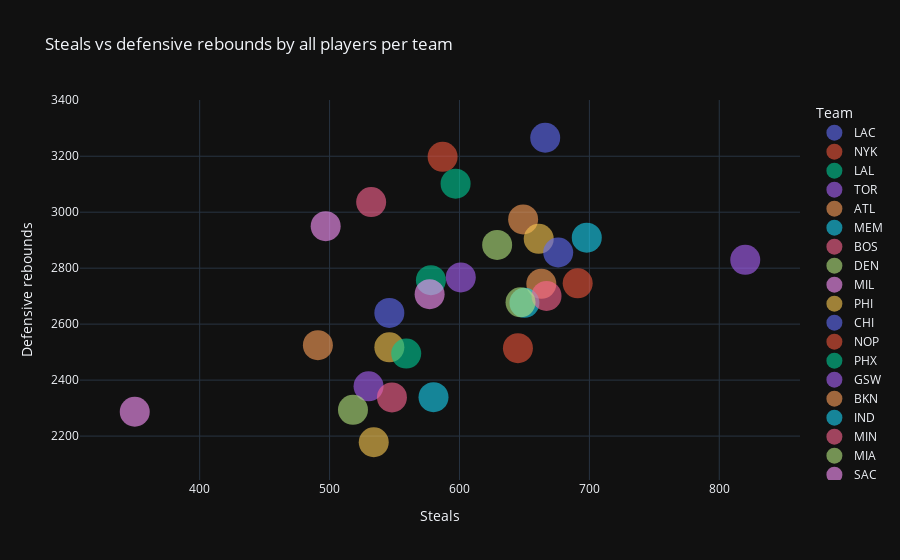

This figure's notebook cell:
### Markdown cell above
### Quais times mais tiveram roubos de bola e quais tiveram mais rebotes defensivos (em dispersão)

### Code cell
px.scatter(
    data_frame=df_times,
    x="STL",
    y="DREB",
    color="Team",
    template="plotly_dark",
    opacity=0.6,
    hover_data="Team",
    title="Steals vs defensive rebounds by all players per team",
).update_traces(marker_size=30).update_layout(
    xaxis_title="Steals", yaxis_title="Defensive rebounds"
)

### Figure 1 — Plotly figure (JSON) as saved in the notebook; plotly's stock layout.template omitted (floating-point values rounded to 4 significant figures)
{"data": [{"customdata": [["LAC"]], "hovertemplate": "Team=%{customdata[0]}<br>STL=%{x}<br>DREB=%{y}<extra></extra>", "legendgroup": "LAC", "marker": {"color": "#636efa", "opacity": 0.6, "size": 30, "symbol": "circle"}, "mode": "markers", "name": "LAC", "orientation": "v", "showlegend": true, "type": "scatter", "x": [666], "xaxis": "x", "y": [3266], "yaxis": "y"}, {"customdata": [["NYK"]], "hovertemplate": "Team=%{customdata[0]}<br>STL=%{x}<br>DREB=%{y}<extra></extra>", "legendgroup": "NYK", "marker": {"color": "#EF553B", "opacity": 0.6, "size": 30, "symbol": "circle"}, "mode": "markers", "name": "NYK", "orientation": "v", "showlegend": true, "type": "scatter", "x": [587], "xaxis": "x", "y": [3198], "yaxis": "y"}, {"customdata": [["LAL"]], "hovertemplate": "Team=%{customdata[0]}<br>STL=%{x}<br>DREB=%{y}<extra></extra>", "legendgroup": "LAL", "marker": {"color": "#00cc96", "opacity": 0.6, "size": 30, "symbol": "circle"}, "mode": "markers", "name": "LAL", "orientation": "v", "showlegend": true, "type": "scatter", "x": [597], "xaxis": "x", "y": [3102], "yaxis": "y"}, {"customdata": [["TOR"]], "hovertemplate": "Team=%{customdata[0]}<br>STL=%{x}<br>DREB=%{y}<extra></extra>", "legendgroup": "TOR", "marker": {"color": "#ab63fa", "opacity": 0.6, "size": 30, "symbol": "circle"}, "mode": "markers", "name": "TOR", "orientation": "v", "showlegend": true, "type": "scatter", "x": [820], "xaxis": "x", "y": [2830], "yaxis": "y"}, {"customdata": [["ATL"]], "hovertemplate": "Team=%{customdata[0]}<br>STL=%{x}<br>DREB=%{y}<extra></extra>", "legendgroup": "ATL", "marker": {"color": "#FFA15A", "opacity": 0.6, "size": 30, "symbol": "circle"}, "mode": "markers", "name": "ATL", "orientation": "v", "showlegend": true, "type": "scatter", "x": [649], "xaxis": "x", "y": [2974], "yaxis": "y"}, {"customdata": [["MEM"]], "hovertemplate": "Team=%{customdata[0]}<br>STL=%{x}<br>DREB=%{y}<extra></extra>", "legendgroup": "MEM", "marker": {"color": "#19d3f3", "opacity": 0.6, "size": 30, "symbol": "circle"}, "mode": "markers", "name": "MEM", "orientation": "v", "showlegend": true, "type": "scatter", "x": [698], "xaxis": "x", "y": [2909], "yaxis": "y"}, {"customdata": [["BOS"]], "hovertemplate": "Team=%{customdata[0]}<br>STL=%{x}<br>DREB=%{y}<extra></extra>", "legendgroup": "BOS", "marker": {"color": "#FF6692", "opacity": 0.6, "size": 30, "symbol": "circle"}, "mode": "markers", "name": "BOS", "orientation": "v", "showlegend": true, "type": "scatter", "x": [532], "xaxis": "x", "y": [3036], "yaxis": "y"}, {"customdata": [["DEN"]], "hovertemplate": "Team=%{customdata[0]}<br>STL=%{x}<br>DREB=%{y}<extra></extra>", "legendgroup": "DEN", "marker": {"color": "#B6E880", "opacity": 0.6, "size": 30, "symbol": "circle"}, "mode": "markers", "name": "DEN", "orientation": "v", "showlegend": true, "type": "scatter", "x": [629], "xaxis": "x", "y": [2883], "yaxis": "y"}, {"customdata": [["MIL"]], "hovertemplate": "Team=%{customdata[0]}<br>STL=%{x}<br>DREB=%{y}<extra></extra>", "legendgroup": "MIL", "marker": {"color": "#FF97FF", "opacity": 0.6, "size": 30, "symbol": "circle"}, "mode": "markers", "name": "MIL", "orientation": "v", "showlegend": true, "type": "scatter", "x": [497], "xaxis": "x", "y": [2950], "yaxis": "y"}, {"customdata": [["PHI"]], "hovertemplate": "Team=%{customdata[0]}<br>STL=%{x}<br>DREB=%{y}<extra></extra>", "legendgroup": "PHI", "marker": {"color": "#FECB52", "opacity": 0.6, "size": 30, "symbol": "circle"}, "mode": "markers", "name": "PHI", "orientation": "v", "showlegend": true, "type": "scatter", "x": [661], "xaxis": "x", "y": [2905], "yaxis": "y"}, {"customdata": [["CHI"]], "hovertemplate": "Team=%{customdata[0]}<br>STL=%{x}<br>DREB=%{y}<extra></extra>", "legendgroup": "CHI", "marker": {"color": "#636efa", "opacity": 0.6, "size": 30, "symbol": "circle"}, "mode": "markers", "name": "CHI", "orientation": "v", "showlegend": true, "type": "scatter", "x": [676], "xaxis": "x", "y": [2856], "yaxis": "y"}, {"customdata": [["NOP"]], "hovertemplate": "Team=%{customdata[0]}<br>STL=%{x}<br>DREB=%{y}<extra></extra>", "legendgroup": "NOP", "marker": {"color": "#EF553B", "opacity": 0.6, "size": 30, "symbol": "circle"}, "mode": "markers", "name": "NOP", "orientation": "v", "showlegend": true, "type": "scatter", "x": [691], "xaxis": "x", "y": [2746], "yaxis": "y"}, {"customdata": [["PHX"]], "hovertemplate": "Team=%{customdata[0]}<br>STL=%{x}<br>DREB=%{y}<extra></extra>", "legendgroup": "PHX", "marker": {"color": "#00cc96", "opacity": 0.6, "size": 30, "symbol": "circle"}, "mode": "markers", "name": "PHX", "orientation": "v", "showlegend": true, "type": "scatter", "x": [578], "xaxis": "x", "y": [2757], "yaxis": "y"}, {"customdata": [["GSW"]], "hovertemplate": "Team=%{customdata[0]}<br>STL=%{x}<br>DREB=%{y}<extra></extra>", "legendgroup": "GSW", "marker": {"color": "#ab63fa", "opacity": 0.6, "size": 30, "symbol": "circle"}, "mode": "markers", "name": "GSW", "orientation": "v", "showlegend": true, "type": "scatter", "x": [601], "xaxis": "x", "y": [2767], "yaxis": "y"}, {"customdata": [["BKN"]], "hovertemplate": "Team=%{customdata[0]}<br>STL=%{x}<br>DREB=%{y}<extra></extra>", "legendgroup": "BKN", "marker": {"color": "#FFA15A", "opacity": 0.6, "size": 30, "symbol": "circle"}, "mode": "markers", "name": "BKN", "orientation": "v", "showlegend": true, "type": "scatter", "x": [663], "xaxis": "x", "y": [2744], "yaxis": "y"}, {"customdata": [["IND"]], "hovertemplate": "Team=%{customdata[0]}<br>STL=%{x}<br>DREB=%{y}<extra></extra>", "legendgroup": "IND", "marker": {"color": "#19d3f3", "opacity": 0.6, "size": 30, "symbol": "circle"}, "mode": "markers", "name": "IND", "orientation": "v", "showlegend": true, "type": "scatter", "x": [650], "xaxis": "x", "y": [2676], "yaxis": "y"}, {"customdata": [["MIN"]], "hovertemplate": "Team=%{customdata[0]}<br>STL=%{x}<br>DREB=%{y}<extra></extra>", "legendgroup": "MIN", "marker": {"color": "#FF6692", "opacity": 0.6, "size": 30, "symbol": "circle"}, "mode": "markers", "name": "MIN", "orientation": "v", "showlegend": true, "type": "scatter", "x": [667], "xaxis": "x", "y": [2701], "yaxis": "y"}, {"customdata": [["MIA"]], "hovertemplate": "Team=%{customdata[0]}<br>STL=%{x}<br>DREB=%{y}<extra></extra>", "legendgroup": "MIA", "marker": {"color": "#B6E880", "opacity": 0.6, "size": 30, "symbol": "circle"}, "mode": "markers", "name": "MIA", "orientation": "v", "showlegend": true, "type": "scatter", "x": [647], "xaxis": "x", "y": [2678], "yaxis": "y"}, {"customdata": [["SAC"]], "hovertemplate": "Team=%{customdata[0]}<br>STL=%{x}<br>DREB=%{y}<extra></extra>", "legendgroup": "SAC", "marker": {"color": "#FF97FF", "opacity": 0.6, "size": 30, "symbol": "circle"}, "mode": "markers", "name": "SAC", "orientation": "v", "showlegend": true, "type": "scatter", "x": [577], "xaxis": "x", "y": [2707], "yaxis": "y"}, {"customdata": [["HOU"]], "hovertemplate": "Team=%{customdata[0]}<br>STL=%{x}<br>DREB=%{y}<extra></extra>", "legendgroup": "HOU", "marker": {"color": "#FECB52", "opacity": 0.6, "size": 30, "symbol": "circle"}, "mode": "markers", "name": "HOU", "orientation": "v", "showlegend": true, "type": "scatter", "x": [546], "xaxis": "x", "y": [2517], "yaxis": "y"}, {"customdata": [["WAS"]], "hovertemplate": "Team=%{customdata[0]}<br>STL=%{x}<br>DREB=%{y}<extra></extra>", "legendgroup": "WAS", "marker": {"color": "#636efa", "opacity": 0.6, "size": 30, "symbol": "circle"}, "mode": "markers", "name": "WAS", "orientation": "v", "showlegend": true, "type": "scatter", "x": [546], "xaxis": "x", "y": [2640], "yaxis": "y"}, {"customdata": [["OKC"]], "hovertemplate": "Team=%{customdata[0]}<br>STL=%{x}<br>DREB=%{y}<extra></extra>", "legendgroup": "OKC", "marker": {"color": "#EF553B", "opacity": 0.6, "size": 30, "symbol": "circle"}, "mode": "markers", "name": "OKC", "orientation": "v", "showlegend": true, "type": "scatter", "x": [645], "xaxis": "x", "y": [2514], "yaxis": "y"}, {"customdata": [["ORL"]], "hovertemplate": "Team=%{customdata[0]}<br>STL=%{x}<br>DREB=%{y}<extra></extra>", "legendgroup": "ORL", "marker": {"color": "#00cc96", "opacity": 0.6, "size": 30, "symbol": "circle"}, "mode": "markers", "name": "ORL", "orientation": "v", "showlegend": true, "type": "scatter", "x": [559], "xaxis": "x", "y": [2495], "yaxis": "y"}, {"customdata": [["DET"]], "hovertemplate": "Team=%{customdata[0]}<br>STL=%{x}<br>DREB=%{y}<extra></extra>", "legendgroup": "DET", "marker": {"color": "#ab63fa", "opacity": 0.6, "size": 30, "symbol": "circle"}, "mode": "markers", "name": "DET", "orientation": "v", "showlegend": true, "type": "scatter", "x": [530], "xaxis": "x", "y": [2378], "yaxis": "y"}, {"customdata": [["DAL"]], "hovertemplate": "Team=%{customdata[0]}<br>STL=%{x}<br>DREB=%{y}<extra></extra>", "legendgroup": "DAL", "marker": {"color": "#FFA15A", "opacity": 0.6, "size": 30, "symbol": "circle"}, "mode": "markers", "name": "DAL", "orientation": "v", "showlegend": true, "type": "scatter", "x": [491], "xaxis": "x", "y": [2525], "yaxis": "y"}, {"customdata": [["CLE"]], "hovertemplate": "Team=%{customdata[0]}<br>STL=%{x}<br>DREB=%{y}<extra></extra>", "legendgroup": "CLE", "marker": {"color": "#19d3f3", "opacity": 0.6, "size": 30, "symbol": "circle"}, "mode": "markers", "name": "CLE", "orientation": "v", "showlegend": true, "type": "scatter", "x": [580], "xaxis": "x", "y": [2339], "yaxis": "y"}, {"customdata": [["POR"]], "hovertemplate": "Team=%{customdata[0]}<br>STL=%{x}<br>DREB=%{y}<extra></extra>", "legendgroup": "POR", "marker": {"color": "#FF6692", "opacity": 0.6, "size": 30, "symbol": "circle"}, "mode": "markers", "name": "POR", "orientation": "v", "showlegend": true, "type": "scatter", "x": [548], "xaxis": "x", "y": [2338], "yaxis": "y"}, {"customdata": [["SAS"]], "hovertemplate": "Team=%{customdata[0]}<br>STL=%{x}<br>DREB=%{y}<extra></extra>", "legendgroup": "SAS", "marker": {"color": "#B6E880", "opacity": 0.6, "size": 30, "symbol": "circle"}, "mode": "markers", "name": "SAS", "orientation": "v", "showlegend": true, "type": "scatter", "x": [518], "xaxis": "x", "y": [2294], "yaxis": "y"}, {"customdata": [["UTA"]], "hovertemplate": "Team=%{customdata[0]}<br>STL=%{x}<br>DREB=%{y}<extra></extra>", "legendgroup": "UTA", "marker": {"color": "#FF97FF", "opacity": 0.6, "size": 30, "symbol": "circle"}, "mode": "markers", "name": "UTA", "orientation": "v", "showlegend": true, "type": "scatter", "x": [350], "xaxis": "x", "y": [2287], "yaxis": "y"}, {"customdata": [["CHA"]], "hovertemplate": "Team=%{customdata[0]}<br>STL=%{x}<br>DREB=%{y}<extra></extra>", "legendgroup": "CHA", "marker": {"color": "#FECB52", "opacity": 0.6, "size": 30, "symbol": "circle"}, "mode": "markers", "name": "CHA", "orientation": "v", "showlegend": true, "type": "scatter", "x": [534], "xaxis": "x", "y": [2178], "yaxis": "y"}], "layout": {"legend": {"title": {"text": "Team"}, "tracegroupgap": 0}, "title": {"text": "Steals vs defensive rebounds by all players per team"}, "xaxis": {"anchor": "y", "domain": [0, 1], "title": {"text": "Steals"}}, "yaxis": {"anchor": "x", "domain": [0, 1], "title": {"text": "Defensive rebounds"}}}}
